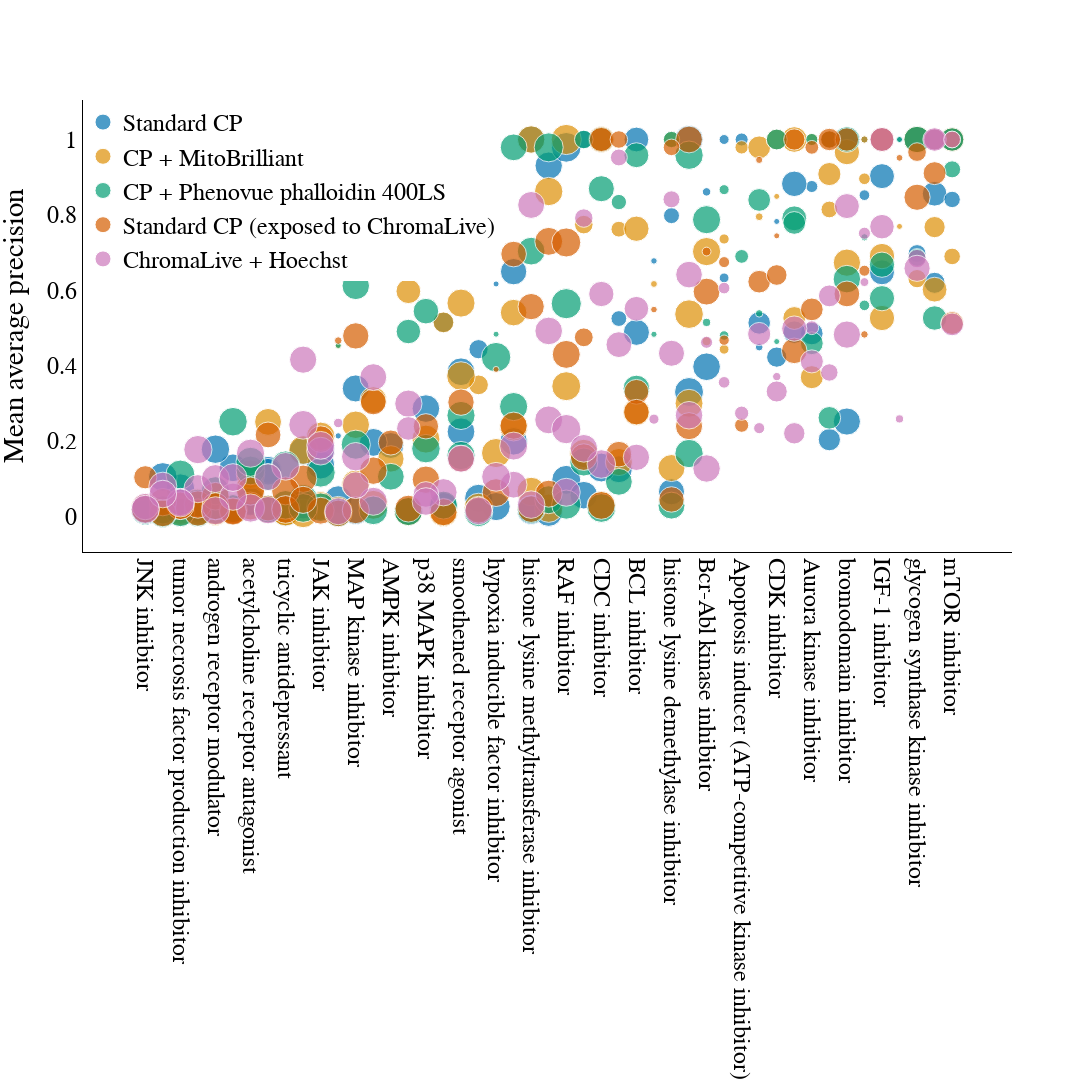

The notebook cell this image was saved under:
### Code cell
mAP_treatment_plot_colorscheme.update_layout(legend=dict(x=0,y=1,xanchor='left',yanchor='top'))

### Figure 1 — Plotly figure (JSON) as saved in the notebook; plotly's stock layout.template omitted (floating-point values rounded to 4 significant figures)
{"data": [{"hovertext": ["pomalidomide", "homochlorcyclizine", "orphenadrine", "AZD7545", "SHP099", "hydroxyzine", "SU-11274", "PF-477736", "GSK-3-inhibitor-IX", "A-366", "apratastat", "merimepodib", "BMS-863233", "veliparib", "PFI-1", "P5091", "CHIR-99021", "filgotinib", "Staurosporine", "SGX523", "CPI-0610", "BIX-02188", "AMG900", "T-0901317", "ML-298", "NVP-AEW541", "maprotiline", "ML324", "ketotifen", "PNU-74654", "SU3327", "GW-3965", "carmustine", "filanesib", "APY0201", "GW-5074", "lenvatinib", "ponatinib", "WZ4003", "BX-912", "halopemide", "MK-5108", "ruxolitinib", "dosulepin", "niraparib", "ABT-737", "BMS-566419", "selumetinib", "UNC0642", "romidepsin", "RGFP966", "venetoclax", "quazinone", "ispinesib", "THZ1", "KH-CB19", "GDC-0879", "rheochrysidin", "FR-180204", "Thapsigargin", "EPZ015666", "DACTINOMYCIN", "GSK2334470", "BLU9931", "valrubicin", "purmorphamine", "BI-78D3", "SCH-900776", "CP-724714", "andarine", "rosuvastatin", "dimethindene-(S)-(+)", "skepinone-l", "sirolimus", "neratinib", "delta-Tocotrienol", "linsitinib", "SGC-707", "GNF-5", "PD-198306", "VX-745", "ML-323", "ICG-001", "AMG-925", "GSK-J4", "IOX2", "PS178990", "AZD2014", "SAG", "acriflavine"], "marker": {"color": "#0173b2", "size": [40.85, 38.28, 41.74, 36.28, 39.73, 38.84, 18.45, 2.565, 16.01, 38.58, 38.82, 13.71, 31.88, 38.51, 36.84, 36.75, 34.28, 39.25, 8.557, 39, 31.81, 37.85, 7.27, 39.56, 37.66, 31.24, 39.49, 34.08, 41.11, 38.91, 30.89, 41.89, 37.84, 4.973, 22.25, 41.85, 32.48, 3.542, 33.62, 12.46, 37.6, 25.43, 40.32, 39.37, 20.57, 30.72, 24.7, 34.7, 37.08, 2.978, 25.46, 34.08, 37.86, 4.815, 1.232, 41.71, 44.21, 40.07, 39.03, 0.9025, 35.45, 2.083, 30.39, 25.39, 1.98, 38.54, 37.75, 5.7, 37.97, 40.55, 38.51, 40.47, 30.81, 27.39, 16.37, 39.27, 31.14, 38.77, 38.32, 36.67, 38.06, 35.77, 29.25, 20.55, 12.76, 39.74, 40.48, 13.44, 38.38, 0.7425], "sizemin": 3, "sizemode": "area", "sizeref": 0.1}, "mode": "markers", "name": "Standard CP", "type": "scatter", "x": ["tumor necrosis factor production inhibitor", "antihistamine", "acetylcholine receptor antagonist", "pyruvate dehydrogenase kinase inhibitor", "protein tyrosine kinase inhibitor", "antihistamine", "hepatocyte growth factor receptor inhibitor", "CHK inhibitor", "glycogen synthase kinase inhibitor", "histone lysine methyltransferase inhibitor", "tumor necrosis factor production inhibitor", "inosine monophosphate dehydrogenase inhibitor", "CDC inhibitor", "PARP inhibitor", "bromodomain inhibitor", "ubiquitin specific protease inhibitor", "glycogen synthase kinase inhibitor", "JAK inhibitor", "Apoptosis inducer (ATP-competitive kinase inhibitor)", "hepatocyte growth factor receptor inhibitor", "bromodomain inhibitor", "MEK inhibitor", "Aurora kinase inhibitor", "LXR agonist", "phospholipase inhibitor", "IGF-1 inhibitor", "tricyclic antidepressant", "histone lysine demethylase inhibitor", "phosphodiesterase inhibitor", "beta-catenin inhibitor", "JNK inhibitor", "LXR agonist", "DNA inhibitor", "kinesin inhibitor", "phosphoinositide dependent kinase inhibitor", "RAF inhibitor", "FGFR inhibitor", "Bcr-Abl kinase inhibitor", "AMPK inhibitor", "pyruvate dehydrogenase kinase inhibitor", "phospholipase inhibitor", "Aurora kinase inhibitor", "JAK inhibitor", "tricyclic antidepressant", "PARP inhibitor", "BCL inhibitor", "inosine monophosphate dehydrogenase inhibitor", "MEK inhibitor", "histone lysine methyltransferase inhibitor", "HDAC inhibitor", "HDAC inhibitor", "BCL inhibitor", "phosphodiesterase inhibitor", "kinesin inhibitor", "CDK inhibitor", "CDC inhibitor", "RAF inhibitor", "protein tyrosine kinase inhibitor", "MAP kinase inhibitor", "ER stressor (SERCA inhibitor)", "protein arginine N-methyltransferase inhibitor", "Apoptosis inducer (transcription inhibitor)", "phosphoinositide dependent kinase inhibitor", "FGFR inhibitor", "DNA inhibitor", "smoothened receptor agonist", "JNK inhibitor", "CHK inhibitor", "EGFR inhibitor", "androgen receptor modulator", "HMGCR inhibitor", "acetylcholine receptor antagonist", "p38 MAPK inhibitor", "mTOR inhibitor", "EGFR inhibitor", "HMGCR inhibitor", "IGF-1 inhibitor", "protein arginine N-methyltransferase inhibitor", "Bcr-Abl kinase inhibitor", "MAP kinase inhibitor", "p38 MAPK inhibitor", "ubiquitin specific protease inhibitor", "beta-catenin inhibitor", "CDK inhibitor", "histone lysine demethylase inhibitor", "hypoxia inducible factor inhibitor", "androgen receptor modulator", "mTOR inhibitor", "smoothened receptor agonist", "hypoxia inducible factor inhibitor"], "y": [0.07519, 0.02338, 0.04336, 0.1254, 0.1738, 0.02117, 0.4438, 1, 0.6975, 0.01549, 0.02384, 1, 1, 0.0269, 0.2519, 0.1236, 1, 0.1365, 1, 0.04841, 1, 0.1993, 0.8753, 1, 0.01009, 0.9028, 0.01108, 0.06557, 0.1048, 0.01472, 0.01166, 0.3302, 0.04503, 1, 0.6198, 0.09717, 0.8824, 0.8611, 0.1882, 0.525, 0.9306, 0.4852, 0.1763, 0.01758, 0.5149, 1, 0.2037, 0.6494, 1, 0.4494, 0.5134, 0.4885, 0.008033, 0.6329, 0.7826, 0.1299, 0.9792, 0.03105, 0.01564, 1, 0.7093, 0.6779, 0.8561, 0.489, 0.2139, 0.2248, 0.01541, 0.8524, 0.0565, 0.01817, 0.1291, 0.03949, 0.9375, 1, 1, 0.01502, 0.6477, 0.1965, 0.3972, 0.3397, 0.2862, 0.1187, 0.9667, 0.4227, 0.798, 0.02632, 0.1785, 0.8409, 0.3839, 0.6169]}, {"hovertext": ["pomalidomide", "homochlorcyclizine", "orphenadrine", "AZD7545", "SHP099", "hydroxyzine", "SU-11274", "PF-477736", "GSK-3-inhibitor-IX", "A-366", "apratastat", "merimepodib", "BMS-863233", "veliparib", "PFI-1", "P5091", "CHIR-99021", "filgotinib", "Staurosporine", "SGX523", "CPI-0610", "BIX-02188", "AMG900", "T-0901317", "ML-298", "NVP-AEW541", "maprotiline", "ML324", "ketotifen", "PNU-74654", "SU3327", "GW-3965", "carmustine", "filanesib", "APY0201", "GW-5074", "lenvatinib", "ponatinib", "WZ4003", "BX-912", "halopemide", "MK-5108", "ruxolitinib", "dosulepin", "niraparib", "ABT-737", "BMS-566419", "selumetinib", "UNC0642", "romidepsin", "RGFP966", "venetoclax", "quazinone", "ispinesib", "THZ1", "KH-CB19", "GDC-0879", "rheochrysidin", "FR-180204", "Thapsigargin", "EPZ015666", "DACTINOMYCIN", "GSK2334470", "BLU9931", "valrubicin", "purmorphamine", "BI-78D3", "SCH-900776", "CP-724714", "andarine", "rosuvastatin", "dimethindene-(S)-(+)", "skepinone-l", "sirolimus", "neratinib", "delta-Tocotrienol", "linsitinib", "SGC-707", "GNF-5", "PD-198306", "VX-745", "ML-323", "ICG-001", "AMG-925", "GSK-J4", "IOX2", "PS178990", "AZD2014", "SAG", "acriflavine"], "marker": {"color": "#de8f05", "size": [40.66, 41.45, 40.87, 36.9, 41.18, 41.2, 19.45, 2.638, 16.7, 40.63, 40.46, 13.99, 33.47, 40.27, 37.26, 38.7, 35.55, 41.08, 8.947, 41.73, 32.18, 39.53, 7.37, 39.05, 40.15, 31.99, 41.01, 36.45, 40.64, 40.29, 29.37, 41.04, 38.55, 5.2, 22.5, 41.93, 32.88, 3.967, 35.01, 12.49, 40.29, 26.56, 40.85, 40.43, 21.8, 32.0, 26.72, 35.3, 37.67, 3.025, 26.09, 35.84, 39.98, 4.765, 1.49, 40.57, 45.7, 40.81, 39.88, 0.9425, 35.81, 2.355, 30.74, 26.08, 1.923, 41.05, 40.03, 6.79, 39.96, 41.48, 40.24, 41.81, 31.89, 28.8, 17.23, 40.15, 32.21, 41.81, 39.84, 37.83, 39.17, 35.99, 30.69, 21.59, 12.4, 42.44, 40.68, 13.76, 39.49, 0.5], "sizemin": 3, "sizemode": "area", "sizeref": 0.1}, "mode": "markers", "name": "CP + MitoBrilliant", "type": "scatter", "x": ["tumor necrosis factor production inhibitor", "antihistamine", "acetylcholine receptor antagonist", "pyruvate dehydrogenase kinase inhibitor", "protein tyrosine kinase inhibitor", "antihistamine", "hepatocyte growth factor receptor inhibitor", "CHK inhibitor", "glycogen synthase kinase inhibitor", "histone lysine methyltransferase inhibitor", "tumor necrosis factor production inhibitor", "inosine monophosphate dehydrogenase inhibitor", "CDC inhibitor", "PARP inhibitor", "bromodomain inhibitor", "ubiquitin specific protease inhibitor", "glycogen synthase kinase inhibitor", "JAK inhibitor", "Apoptosis inducer (ATP-competitive kinase inhibitor)", "hepatocyte growth factor receptor inhibitor", "bromodomain inhibitor", "MEK inhibitor", "Aurora kinase inhibitor", "LXR agonist", "phospholipase inhibitor", "IGF-1 inhibitor", "tricyclic antidepressant", "histone lysine demethylase inhibitor", "phosphodiesterase inhibitor", "beta-catenin inhibitor", "JNK inhibitor", "LXR agonist", "DNA inhibitor", "kinesin inhibitor", "phosphoinositide dependent kinase inhibitor", "RAF inhibitor", "FGFR inhibitor", "Bcr-Abl kinase inhibitor", "AMPK inhibitor", "pyruvate dehydrogenase kinase inhibitor", "phospholipase inhibitor", "Aurora kinase inhibitor", "JAK inhibitor", "tricyclic antidepressant", "PARP inhibitor", "BCL inhibitor", "inosine monophosphate dehydrogenase inhibitor", "MEK inhibitor", "histone lysine methyltransferase inhibitor", "HDAC inhibitor", "HDAC inhibitor", "BCL inhibitor", "phosphodiesterase inhibitor", "kinesin inhibitor", "CDK inhibitor", "CDC inhibitor", "RAF inhibitor", "protein tyrosine kinase inhibitor", "MAP kinase inhibitor", "ER stressor (SERCA inhibitor)", "protein arginine N-methyltransferase inhibitor", "Apoptosis inducer (transcription inhibitor)", "phosphoinositide dependent kinase inhibitor", "FGFR inhibitor", "DNA inhibitor", "smoothened receptor agonist", "JNK inhibitor", "CHK inhibitor", "EGFR inhibitor", "androgen receptor modulator", "HMGCR inhibitor", "acetylcholine receptor antagonist", "p38 MAPK inhibitor", "mTOR inhibitor", "EGFR inhibitor", "HMGCR inhibitor", "IGF-1 inhibitor", "protein arginine N-methyltransferase inhibitor", "Bcr-Abl kinase inhibitor", "MAP kinase inhibitor", "p38 MAPK inhibitor", "ubiquitin specific protease inhibitor", "beta-catenin inhibitor", "CDK inhibitor", "histone lysine demethylase inhibitor", "hypoxia inducible factor inhibitor", "androgen receptor modulator", "mTOR inhibitor", "smoothened receptor agonist", "hypoxia inducible factor inhibitor"], "y": [0.01654, 0.01662, 0.1121, 0.1444, 0.1764, 0.03572, 0.3492, 1, 0.631, 0.06621, 0.01248, 0.8144, 1, 0.01093, 0.6733, 0.01959, 1, 0.02803, 0.9792, 0.02345, 0.9667, 0.2376, 1, 0.3003, 0.02195, 0.5265, 0.01383, 0.1285, 0.01023, 0.01306, 0.02659, 0.5367, 0.01651, 0.7361, 0.7676, 0.3456, 1, 0.4647, 0.1528, 0.7621, 0.8621, 0.3696, 0.2125, 0.01253, 0.5149, 0.7633, 0.9083, 0.5408, 1, 0.7951, 0.9792, 0.2769, 0.01393, 0.4435, 0.8491, 0.02933, 1, 0.008114, 0.0856, 0.7695, 0.3088, 0.6168, 0.6018, 0.5265, 0.4525, 0.3725, 0.02239, 0.8958, 0.1673, 0.01462, 0.01976, 0.07582, 0.777, 1, 0.7742, 0.01641, 0.6908, 0.03096, 0.7027, 0.2433, 0.2052, 0.2509, 0.5976, 1, 1, 0.1683, 0.02985, 0.6898, 0.566, 0.7324]}, {"hovertext": ["pomalidomide", "homochlorcyclizine", "orphenadrine", "AZD7545", "SHP099", "hydroxyzine", "SU-11274", "PF-477736", "GSK-3-inhibitor-IX", "A-366", "apratastat", "merimepodib", "BMS-863233", "veliparib", "PFI-1", "P5091", "CHIR-99021", "filgotinib", "Staurosporine", "SGX523", "CPI-0610", "BIX-02188", "AMG900", "T-0901317", "ML-298", "NVP-AEW541", "maprotiline", "ML324", "ketotifen", "PNU-74654", "SU3327", "GW-3965", "carmustine", "filanesib", "APY0201", "GW-5074", "lenvatinib", "ponatinib", "WZ4003", "BX-912", "halopemide", "MK-5108", "ruxolitinib", "dosulepin", "niraparib", "ABT-737", "BMS-566419", "selumetinib", "UNC0642", "romidepsin", "RGFP966", "venetoclax", "quazinone", "ispinesib", "THZ1", "KH-CB19", "GDC-0879", "rheochrysidin", "FR-180204", "Thapsigargin", "EPZ015666", "DACTINOMYCIN", "GSK2334470", "BLU9931", "valrubicin", "purmorphamine", "BI-78D3", "SCH-900776", "CP-724714", "andarine", "rosuvastatin", "dimethindene-(S)-(+)", "skepinone-l", "sirolimus", "neratinib", "delta-Tocotrienol", "linsitinib", "SGC-707", "GNF-5", "PD-198306", "VX-745", "ML-323", "ICG-001", "AMG-925", "GSK-J4", "IOX2", "PS178990", "AZD2014", "SAG", "acriflavine"], "marker": {"color": "#029e73", "size": [42.05, 40.96, 41.48, 35.99, 41.99, 38.19, 19.38, 2.632, 15.85, 39.65, 41.62, 14.57, 33.99, 39.12, 37.95, 38.85, 34.68, 40.81, 9.498, 40.45, 33.03, 39.58, 7.275, 40.38, 39.18, 31.87, 40.59, 36.26, 39.95, 39.48, 30.57, 40.16, 39.56, 5.015, 22.48, 42.7, 30.99, 3.297, 35.8, 11.75, 42.15, 26.01, 42.22, 41.11, 21.41, 31.03, 25.53, 35.83, 38.49, 2.803, 25.85, 35.47, 40.13, 4.505, 1.137, 41.28, 45.55, 41.35, 42.59, 0.845, 38.3, 1.923, 29.89, 25.88, 1.795, 40.01, 40.02, 5.57, 39.4, 41.89, 40.84, 42.33, 32.73, 27.37, 17.32, 39.51, 32.02, 41.14, 39.59, 37.84, 40.7, 36.93, 30.05, 21.68, 13.35, 43.51, 39.68, 14.52, 39.65, 0.54], "sizemin": 3, "sizemode": "area", "sizeref": 0.1}, "mode": "markers", "name": "CP + Phenovue phalloidin 400LS", "type": "scatter", "x": ["tumor necrosis factor production inhibitor", "antihistamine", "acetylcholine receptor antagonist", "pyruvate dehydrogenase kinase inhibitor", "protein tyrosine kinase inhibitor", "antihistamine", "hepatocyte growth factor receptor inhibitor", "CHK inhibitor", "glycogen synthase kinase inhibitor", "histone lysine methyltransferase inhibitor", "tumor necrosis factor production inhibitor", "inosine monophosphate dehydrogenase inhibitor", "CDC inhibitor", "PARP inhibitor", "bromodomain inhibitor", "ubiquitin specific protease inhibitor", "glycogen synthase kinase inhibitor", "JAK inhibitor", "Apoptosis inducer (ATP-competitive kinase inhibitor)", "hepatocyte growth factor receptor inhibitor", "bromodomain inhibitor", "MEK inhibitor", "Aurora kinase inhibitor", "LXR agonist", "phospholipase inhibitor", "IGF-1 inhibitor", "tricyclic antidepressant", "histone lysine demethylase inhibitor", "phosphodiesterase inhibitor", "beta-catenin inhibitor", "JNK inhibitor", "LXR agonist", "DNA inhibitor", "kinesin inhibitor", "phosphoinositide dependent kinase inhibitor", "RAF inhibitor", "FGFR inhibitor", "Bcr-Abl kinase inhibitor", "AMPK inhibitor", "pyruvate dehydrogenase kinase inhibitor", "phospholipase inhibitor", "Aurora kinase inhibitor", "JAK inhibitor", "tricyclic antidepressant", "PARP inhibitor", "BCL inhibitor", "inosine monophosphate dehydrogenase inhibitor", "MEK inhibitor", "histone lysine methyltransferase inhibitor", "HDAC inhibitor", "HDAC inhibitor", "BCL inhibitor", "phosphodiesterase inhibitor", "kinesin inhibitor", "CDK inhibitor", "CDC inhibitor", "RAF inhibitor", "protein tyrosine kinase inhibitor", "MAP kinase inhibitor", "ER stressor (SERCA inhibitor)", "protein arginine N-methyltransferase inhibitor", "Apoptosis inducer (transcription inhibitor)", "phosphoinositide dependent kinase inhibitor", "FGFR inhibitor", "DNA inhibitor", "smoothened receptor agonist", "JNK inhibitor", "CHK inhibitor", "EGFR inhibitor", "androgen receptor modulator", "HMGCR inhibitor", "acetylcholine receptor antagonist", "p38 MAPK inhibitor", "mTOR inhibitor", "EGFR inhibitor", "HMGCR inhibitor", "IGF-1 inhibitor", "protein arginine N-methyltransferase inhibitor", "Bcr-Abl kinase inhibitor", "MAP kinase inhibitor", "p38 MAPK inhibitor", "ubiquitin specific protease inhibitor", "beta-catenin inhibitor", "CDK inhibitor", "histone lysine demethylase inhibitor", "hypoxia inducible factor inhibitor", "androgen receptor modulator", "mTOR inhibitor", "smoothened receptor agonist", "hypoxia inducible factor inhibitor"], "y": [0.1112, 0.01097, 0.1221, 0.09196, 0.04652, 0.03546, 1, 0.7406, 0.6871, 0.01879, 0.01124, 1, 0.8694, 0.03015, 0.6297, 0.02018, 1, 0.02456, 0.6899, 0.01078, 1, 0.2916, 1, 0.9583, 0.04448, 0.579, 0.1361, 0.02885, 0.01749, 0.01297, 0.01208, 0.167, 0.009642, 0.867, 1, 0.03157, 0.7909, 0.5148, 0.1054, 0.8341, 0.9792, 0.4595, 0.1164, 0.03086, 0.7042, 0.9583, 0.2617, 0.9792, 0.7038, 0.5388, 0.8397, 0.3395, 0.008634, 0.4801, 0.4641, 0.02255, 0.5645, 0.02272, 0.1904, 1, 0.8889, 0.4833, 0.5265, 0.7787, 0.4536, 0.1618, 0.0169, 0.5601, 0.1444, 0.0294, 0.2514, 0.145, 0.5447, 1, 1, 0.02075, 0.6679, 0.01635, 0.7873, 0.6118, 0.18, 0.1044, 0.4907, 1, 1, 0.4226, 0.06824, 0.9208, 0.268, 0.4836]}, {"hovertext": ["pomalidomide", "homochlorcyclizine", "orphenadrine", "AZD7545", "SHP099", "hydroxyzine", "SU-11274", "PF-477736", "GSK-3-inhibitor-IX", "A-366", "apratastat", "merimepodib", "BMS-863233", "veliparib", "PFI-1", "P5091", "CHIR-99021", "filgotinib", "Staurosporine", "SGX523", "CPI-0610", "BIX-02188", "AMG900", "T-0901317", "ML-298", "NVP-AEW541", "maprotiline", "ML324", "ketotifen", "PNU-74654", "SU3327", "GW-3965", "carmustine", "filanesib", "APY0201", "GW-5074", "lenvatinib", "ponatinib", "WZ4003", "BX-912", "halopemide", "MK-5108", "ruxolitinib", "dosulepin", "niraparib", "ABT-737", "BMS-566419", "selumetinib", "UNC0642", "romidepsin", "RGFP966", "venetoclax", "quazinone", "ispinesib", "THZ1", "KH-CB19", "GDC-0879", "rheochrysidin", "FR-180204", "Thapsigargin", "EPZ015666", "DACTINOMYCIN", "GSK2334470", "BLU9931", "valrubicin", "purmorphamine", "BI-78D3", "SCH-900776", "CP-724714", "andarine", "rosuvastatin", "dimethindene-(S)-(+)", "skepinone-l", "sirolimus", "neratinib", "delta-Tocotrienol", "linsitinib", "SGC-707", "GNF-5", "PD-198306", "VX-745", "ML-323", "ICG-001", "AMG-925", "GSK-J4", "IOX2", "PS178990", "AZD2014", "SAG", "acriflavine"], "marker": {"color": "#d55e00", "size": [37.91, 36.87, 39.01, 32.94, 37.44, 37.56, 19.02, 2.812, 17.5, 35.72, 37.9, 15.46, 29.01, 36.67, 33.23, 33.31, 34.38, 36.13, 10, 36.12, 27.3, 37.12, 9.46, 35.9, 36.46, 28.45, 39.06, 32.44, 37.48, 36.11, 26.86, 36.82, 35.41, 6.138, 22.8, 39.13, 32.73, 3.908, 31.42, 15.36, 38.92, 25.79, 35.44, 38.46, 22.55, 30.78, 25.18, 32.84, 34.55, 2.515, 25.61, 32.64, 36.38, 5.38, 1.357, 38.43, 42.34, 36.82, 36.53, 2.295, 33.53, 2.183, 26.3, 22.63, 2.857, 34.8, 37.61, 6.103, 35.66, 38.19, 33.41, 39.4, 32.14, 26.07, 17.69, 37.12, 28.08, 37.76, 36.19, 34.69, 37.65, 33.35, 27.89, 21.34, 13.71, 38.72, 36.11, 13.67, 35.14, 0.965], "sizemin": 3, "sizemode": "area", "sizeref": 0.1}, "mode": "markers", "name": "Standard CP (exposed to ChromaLive)", "type": "scatter", "x": ["tumor necrosis factor production inhibitor", "antihistamine", "acetylcholine receptor antagonist", "pyruvate dehydrogenase kinase inhibitor", "protein tyrosine kinase inhibitor", "antihistamine", "hepatocyte growth factor receptor inhibitor", "CHK inhibitor", "glycogen synthase kinase inhibitor", "histone lysine methyltransferase inhibitor", "tumor necrosis factor production inhibitor", "inosine monophosphate dehydrogenase inhibitor", "CDC inhibitor", "PARP inhibitor", "bromodomain inhibitor", "ubiquitin specific protease inhibitor", "glycogen synthase kinase inhibitor", "JAK inhibitor", "Apoptosis inducer (ATP-competitive kinase inhibitor)", "hepatocyte growth factor receptor inhibitor", "bromodomain inhibitor", "MEK inhibitor", "Aurora kinase inhibitor", "LXR agonist", "phospholipase inhibitor", "IGF-1 inhibitor", "tricyclic antidepressant", "histone lysine demethylase inhibitor", "phosphodiesterase inhibitor", "beta-catenin inhibitor", "JNK inhibitor", "LXR agonist", "DNA inhibitor", "kinesin inhibitor", "phosphoinositide dependent kinase inhibitor", "RAF inhibitor", "FGFR inhibitor", "Bcr-Abl kinase inhibitor", "AMPK inhibitor", "pyruvate dehydrogenase kinase inhibitor", "phospholipase inhibitor", "Aurora kinase inhibitor", "JAK inhibitor", "tricyclic antidepressant", "PARP inhibitor", "BCL inhibitor", "inosine monophosphate dehydrogenase inhibitor", "MEK inhibitor", "histone lysine methyltransferase inhibitor", "HDAC inhibitor", "HDAC inhibitor", "BCL inhibitor", "phosphodiesterase inhibitor", "kinesin inhibitor", "CDK inhibitor", "CDC inhibitor", "RAF inhibitor", "protein tyrosine kinase inhibitor", "MAP kinase inhibitor", "ER stressor (SERCA inhibitor)", "protein arginine N-methyltransferase inhibitor", "Apoptosis inducer (transcription inhibitor)", "phosphoinositide dependent kinase inhibitor", "FGFR inhibitor", "DNA inhibitor", "smoothened receptor agonist", "JNK inhibitor", "CHK inhibitor", "EGFR inhibitor", "androgen receptor modulator", "HMGCR inhibitor", "acetylcholine receptor antagonist", "p38 MAPK inhibitor", "mTOR inhibitor", "EGFR inhibitor", "HMGCR inhibitor", "IGF-1 inhibitor", "protein arginine N-methyltransferase inhibitor", "Bcr-Abl kinase inhibitor", "MAP kinase inhibitor", "p38 MAPK inhibitor", "ubiquitin specific protease inhibitor", "beta-catenin inhibitor", "CDK inhibitor", "histone lysine demethylase inhibitor", "hypoxia inducible factor inhibitor", "androgen receptor modulator", "mTOR inhibitor", "smoothened receptor agonist", "hypoxia inducible factor inhibitor"], "y": [0.02884, 0.0105, 0.02775, 0.1653, 0.1002, 0.03173, 1, 0.483, 0.9667, 0.01959, 0.02832, 1, 1, 0.01139, 0.5904, 0.02226, 0.8468, 0.0153, 0.242, 0.01792, 1, 0.2409, 0.9792, 1, 0.06049, 1, 0.06782, 0.04519, 0.03807, 0.02088, 0.104, 0.2396, 0.008261, 0.6748, 1, 0.43, 0.4394, 0.7028, 0.1962, 1, 0.7298, 0.5494, 0.2052, 0.01861, 0.9097, 0.3306, 1, 0.6961, 0.5568, 0.9458, 0.6228, 0.2769, 0.008682, 0.4677, 0.7444, 0.02928, 0.7269, 0.04417, 0.01681, 0.9514, 0.304, 0.5489, 0.9107, 1, 0.4667, 0.3032, 0.01935, 0.6519, 0.1576, 0.05366, 0.01376, 0.06735, 0.2392, 0.5132, 0.4753, 0.01331, 1, 0.1216, 0.5965, 0.479, 0.09753, 0.2164, 0.6686, 0.6406, 0.9792, 0.06334, 0.0274, 1, 0.1531, 0.3901]}, {"hovertext": ["pomalidomide", "homochlorcyclizine", "orphenadrine", "AZD7545", "SHP099", "hydroxyzine", "SU-11274", "PF-477736", "GSK-3-inhibitor-IX", "A-366", "apratastat", "merimepodib", "BMS-863233", "veliparib", "PFI-1", "P5091", "CHIR-99021", "filgotinib", "Staurosporine", "SGX523", "CPI-0610", "BIX-02188", "AMG900", "T-0901317", "ML-298", "NVP-AEW541", "maprotiline", "ML324", "ketotifen", "PNU-74654", "SU3327", "GW-3965", "carmustine", "filanesib", "APY0201", "GW-5074", "lenvatinib", "ponatinib", "WZ4003", "BX-912", "halopemide", "MK-5108", "ruxolitinib", "dosulepin", "niraparib", "ABT-737", "BMS-566419", "selumetinib", "UNC0642", "romidepsin", "RGFP966", "venetoclax", "quazinone", "ispinesib", "THZ1", "KH-CB19", "GDC-0879", "rheochrysidin", "FR-180204", "Thapsigargin", "EPZ015666", "DACTINOMYCIN", "GSK2334470", "BLU9931", "valrubicin", "purmorphamine", "BI-78D3", "SCH-900776", "CP-724714", "andarine", "rosuvastatin", "dimethindene-(S)-(+)", "skepinone-l", "sirolimus", "neratinib", "delta-Tocotrienol", "linsitinib", "SGC-707", "GNF-5", "PD-198306", "VX-745", "ML-323", "ICG-001", "AMG-925", "GSK-J4", "IOX2", "PS178990", "AZD2014", "SAG", "acriflavine"], "marker": {"color": "#cc78bc", "size": [37.57, 39.91, 39.98, 33.28, 41.27, 39.42, 19.43, 3.915, 16.91, 37.97, 39.23, 15.17, 31.93, 37.2, 37.27, 37.4, 34.34, 38.72, 10.12, 38.28, 31.23, 39.21, 9.537, 35.5, 38.17, 29.09, 37.98, 34.02, 39.32, 37.26, 34.98, 38.09, 36.54, 6.768, 22.04, 39.16, 31.95, 7.298, 33.36, 14.29, 38.99, 26.59, 38.79, 38.44, 20.57, 30.29, 23.89, 35.89, 36.25, 6.202, 26.75, 34.69, 38.17, 6.745, 3.445, 40.74, 43.01, 36.99, 40.53, 3.328, 36.2, 5.122, 27.62, 22.87, 4.52, 36.88, 40.07, 7.287, 38.26, 39.3, 37.06, 39.78, 32.88, 25.87, 17.08, 38.63, 30.09, 39.24, 37.7, 35.9, 38.15, 35.6, 27.9, 22.25, 14.46, 41.59, 39.35, 14.16, 36.95, 3.623], "sizemin": 3, "sizemode": "area", "sizeref": 0.1}, "mode": "markers", "name": "ChromaLive + Hoechst", "type": "scatter", "x": ["tumor necrosis factor production inhibitor", "antihistamine", "acetylcholine receptor antagonist", "pyruvate dehydrogenase kinase inhibitor", "protein tyrosine kinase inhibitor", "antihistamine", "hepatocyte growth factor receptor inhibitor", "CHK inhibitor", "glycogen synthase kinase inhibitor", "histone lysine methyltransferase inhibitor", "tumor necrosis factor production inhibitor", "inosine monophosphate dehydrogenase inhibitor", "CDC inhibitor", "PARP inhibitor", "bromodomain inhibitor", "ubiquitin specific protease inhibitor", "glycogen synthase kinase inhibitor", "JAK inhibitor", "Apoptosis inducer (ATP-competitive kinase inhibitor)", "hepatocyte growth factor receptor inhibitor", "bromodomain inhibitor", "MEK inhibitor", "Aurora kinase inhibitor", "LXR agonist", "phospholipase inhibitor", "IGF-1 inhibitor", "tricyclic antidepressant", "histone lysine demethylase inhibitor", "phosphodiesterase inhibitor", "beta-catenin inhibitor", "JNK inhibitor", "LXR agonist", "DNA inhibitor", "kinesin inhibitor", "phosphoinositide dependent kinase inhibitor", "RAF inhibitor", "FGFR inhibitor", "Bcr-Abl kinase inhibitor", "AMPK inhibitor", "pyruvate dehydrogenase kinase inhibitor", "phospholipase inhibitor", "Aurora kinase inhibitor", "JAK inhibitor", "tricyclic antidepressant", "PARP inhibitor", "BCL inhibitor", "inosine monophosphate dehydrogenase inhibitor", "MEK inhibitor", "histone lysine methyltransferase inhibitor", "HDAC inhibitor", "HDAC inhibitor", "BCL inhibitor", "phosphodiesterase inhibitor", "kinesin inhibitor", "CDK inhibitor", "CDC inhibitor", "RAF inhibitor", "protein tyrosine kinase inhibitor", "MAP kinase inhibitor", "ER stressor (SERCA inhibitor)", "protein arginine N-methyltransferase inhibitor", "Apoptosis inducer (transcription inhibitor)", "phosphoinositide dependent kinase inhibitor", "FGFR inhibitor", "DNA inhibitor", "smoothened receptor agonist", "JNK inhibitor", "CHK inhibitor", "EGFR inhibitor", "androgen receptor modulator", "HMGCR inhibitor", "acetylcholine receptor antagonist", "p38 MAPK inhibitor", "mTOR inhibitor", "EGFR inhibitor", "HMGCR inhibitor", "IGF-1 inhibitor", "protein arginine N-methyltransferase inhibitor", "Bcr-Abl kinase inhibitor", "MAP kinase inhibitor", "p38 MAPK inhibitor", "ubiquitin specific protease inhibitor", "beta-catenin inhibitor", "CDK inhibitor", "histone lysine demethylase inhibitor", "hypoxia inducible factor inhibitor", "androgen receptor modulator", "mTOR inhibitor", "smoothened receptor agonist", "hypoxia inducible factor inhibitor"], "y": [0.0384, 0.1774, 0.02243, 0.4559, 0.2432, 0.07373, 1, 0.6218, 0.6841, 0.03154, 0.03585, 0.382, 0.5901, 0.0642, 0.4825, 0.01674, 0.6583, 0.1733, 0.274, 0.01482, 0.8234, 0.1867, 0.5008, 0.6416, 0.4922, 1, 0.7185, 0.433, 0.08037, 0.2993, 0.0263, 0.2686, 0.01388, 0.6059, 1, 0.06425, 0.4985, 0.4621, 0.9028, 0.9524, 0.2563, 0.4114, 0.1887, 0.133, 0.6829, 0.5511, 0.5852, 0.08439, 0.8264, 0.2343, 0.4841, 0.157, 0.05955, 0.3559, 0.371, 0.1392, 0.2317, 0.416, 0.1585, 0.2588, 0.3696, 0.2582, 1, 0.2207, 0.248, 0.1534, 0.01888, 0.7514, 0.1808, 0.1005, 0.0525, 0.1678, 0.05846, 0.5096, 0.7916, 0.1033, 0.7688, 0.04031, 0.1273, 0.08307, 0.03979, 0.1043, 0.2336, 0.3316, 0.8413, 0.1052, 0.01518, 1, 0.9792, 1]}], "layout": {"boxmode": "group", "font": {"color": "Black", "family": "sans serif", "size": 24}, "height": 1250, "legend": {"x": 0, "xanchor": "left", "y": 1, "yanchor": "top"}, "plot_bgcolor": "rgba(0,0,0,0)", "width": 2000, "xaxis": {"categoryorder": "mean ascending", "linecolor": "black", "tickangle": 90}, "yaxis": {"linecolor": "black", "title": {"text": "Mean average precision"}}}}
